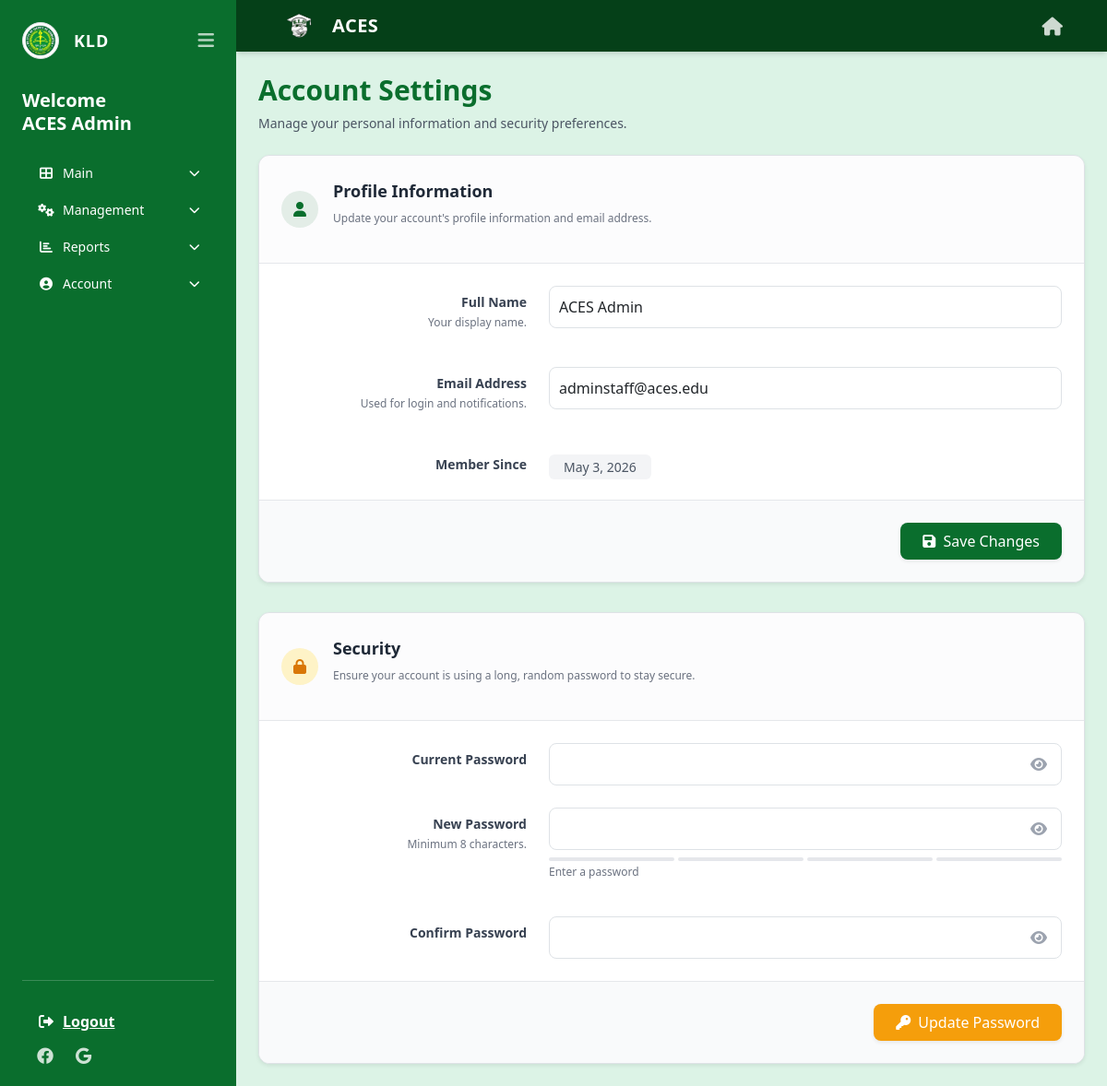
/staff/account.php (signed in), run on the app's committed database.
### tables this page shows
CREATE TABLE `users` (
  `user_id` int(11) NOT NULL,
  `email` varchar(100) NOT NULL,
  `password_hash` varchar(255) NOT NULL,
  `is_verified` tinyint(1) NOT NULL DEFAULT 0,
  `verification_token` varchar(64) DEFAULT NULL,
  `verification_expires` datetime DEFAULT NULL,
  `reset_token` varchar(64) DEFAULT NULL,
  `reset_expires` datetime DEFAULT NULL,
  `full_name` varchar(100) NOT NULL,
  `role` enum('student','staff') NOT NULL,
  `staff_role` varchar(50) DEFAULT NULL,
  `is_active` tinyint(1) NOT NULL DEFAULT 1,
  `created_by` int(11) DEFAULT NULL,
  `created_at` datetime DEFAULT current_timestamp(),
  `pending_email` varchar(255) DEFAULT NULL,
  `email_change_pin` varchar(6) DEFAULT NULL,
  `email_pin_expiry` datetime DEFAULT NULL
);

### includes/auth.php (called while the page is built, shortened)
<?php
function isViewer() {
    $role = $_SESSION['staff_role'] ?? 'viewer';
    return $role === 'viewer' || $role === '' || $role === null;
}
?>

### staff/account.php (the view, shortened to what this page needs)
<?php
require_once __DIR__ . '/../includes/auth.php';
$stmt = $pdo->prepare("SELECT full_name FROM users WHERE user_id = ?");
$stmt->execute([$_SESSION['user_id']]);
$staff = $stmt->fetch();
$staff_name = $staff['full_name'];
$stmt_user = $pdo->prepare("SELECT email, full_name, created_at FROM users WHERE user_id = ?");
$stmt_user->execute([$_SESSION['user_id']]);
$user_data = $stmt_user->fetch();
?>
<!DOCTYPE html>
<html lang="en" class="h-full">
<head>
    <link rel="stylesheet" href="../assets/css/tailwind.css">
    <link href="https://cdn.jsdelivr.net/npm/bootstrap@5.3.0/dist/css/bootstrap.min.css" rel="stylesheet">
    <link rel="stylesheet" href="https://cdnjs.cloudflare.com/ajax/libs/font-awesome/6.0.0/css/all.min.css">
</head>
<body class="bg-[#dcf3e6] font-sans h-screen flex flex-col md:flex-row">
<?php include '../includes/staff_sidebar.php'; ?>
<div class="flex-1 flex flex-col overflow-hidden">
    <?php include '../includes/header.php'; ?>
    <main class="flex-1 p-4 md:p-8 overflow-y-auto no-scrollbar">
        <div class="mb-6">
            <h1 class="text-3xl font-bold text-[#0a6e2d]">Account Settings</h1>
            <p class="text-sm text-gray-600 mt-1">Manage your personal information and security preferences.</p>
        </div>
        <div class="max-w-4xl mx-auto space-y-8">
            <div class="bg-white rounded-xl shadow-sm border border-gray-200 overflow-hidden">
                <div class="px-6 py-4 border-b border-gray-200 bg-gray-50/50 flex items-center gap-3">
                    <div class="h-10 w-10 rounded-full bg-[#0a6e2d]/10 flex items-center justify-center text-[#0a6e2d]">
                        <i class="fas fa-user"></i>
                    </div>
                    <div>
                        <h3 class="text-lg font-bold text-gray-800">Profile Information</h3>
                        <p class="text-xs text-gray-500">Update your account's profile information and email address.</p>
                    </div>
                </div>
                <form method="POST">
                    <div class="p-6 space-y-6">
                        <div class="grid grid-cols-1 md:grid-cols-3 gap-6 items-start">
                            <div class="md:text-right pt-2">
                                <label class="block text-sm font-bold text-gray-700">Full Name</label>
                                <p class="text-xs text-gray-500 mt-1">Your display name.</p>
                            </div>
                            <div class="md:col-span-2">
                                <input type="text" name="full_name" value="<?= htmlspecialchars($user_data['full_name']) ?>" class="w-full border border-gray-300 rounded-lg p-2.5 focus:ring-2 focus:ring-[#0a6e2d] focus:border-[#0a6e2d] transition-shadow" required>
                            </div>
                        </div>
                        <div class="grid grid-cols-1 md:grid-cols-3 gap-6 items-start">
                            <div class="md:text-right pt-2">
                                <label class="block text-sm font-bold text-gray-700">Email Address</label>
                                <p class="text-xs text-gray-500 mt-1">Used for login and notifications.</p>
                            </div>
                            <div class="md:col-span-2">
                                <input type="email" name="email" value="<?= htmlspecialchars($user_data['email']) ?>" class="w-full border border-gray-300 rounded-lg p-2.5 focus:ring-2 focus:ring-[#0a6e2d] focus:border-[#0a6e2d] transition-shadow" required>
                            </div>
                        </div>
                        <div class="grid grid-cols-1 md:grid-cols-3 gap-6 items-start">
                            <div class="md:text-right pt-2">
                                <label class="block text-sm font-bold text-gray-700">Member Since</label>
                            </div>
                            <div class="md:col-span-2 pt-2">
                                <span class="text-sm text-gray-600 bg-gray-100 px-3 py-1 rounded-md"><?= date('F j, Y', strtotime($user_data['created_at'])) ?></span>
                            </div>
                        </div>
                    </div>
                    <div class="px-6 py-4 bg-gray-50 border-t border-gray-200 flex justify-end">
                        <button type="submit" class="bg-[#0a6e2d] hover:bg-[#054018] text-white font-medium py-2 px-6 rounded-lg transition-colors shadow-sm">
                            <i class="fas fa-save mr-1"></i> Save Changes
                        </button>
                    </div>
                </form>
            </div>
            <div class="bg-white rounded-xl shadow-sm border border-gray-200 overflow-hidden">
                <div class="px-6 py-4 border-b border-gray-200 bg-gray-50/50 flex items-center gap-3">
                    <div class="h-10 w-10 rounded-full bg-amber-100 flex items-center justify-center text-amber-600">
                        <i class="fas fa-lock"></i>
                    </div>
                    <div>
                        <h3 class="text-lg font-bold text-gray-800">Security</h3>
                        <p class="text-xs text-gray-500">Ensure your account is using a long, random password to stay secure.</p>
                    </div>
                </div>
                <form method="POST">
                    <div class="p-6 space-y-6">
                        <div class="grid grid-cols-1 md:grid-cols-3 gap-6 items-start">
                            <div class="md:text-right pt-2">
                                <label class="block text-sm font-bold text-gray-700">Current Password</label>
                            </div>
                            <div class="md:col-span-2 relative">
                                <input type="password" name="current_password" id="current_password" class="w-full border border-gray-300 rounded-lg p-2.5 pr-10 focus:ring-2 focus:ring-[#0a6e2d] focus:border-[#0a6e2d] transition-shadow" required>
                                <button type="button" class="absolute inset-y-0 right-0 px-3 flex items-center text-gray-400 hover:text-gray-600 toggle-password" data-target="current_password">
                                    <i class="fas fa-eye"></i>
                                </button>
                            </div>
                        </div>
                        <div class="grid grid-cols-1 md:grid-cols-3 gap-6 items-start">
                            <div class="md:text-right pt-2">
                                <label class="block text-sm font-bold text-gray-700">New Password</label>
                                <p class="text-xs text-gray-500 mt-1">Minimum 8 characters.</p>
                            </div>
                            <div class="md:col-span-2">
                                <div class="relative">
                                    <input type="password" name="new_password" id="new_password" class="w-full border border-gray-300 rounded-lg p-2.5 pr-10 focus:ring-2 focus:ring-[#0a6e2d] focus:border-[#0a6e2d] transition-shadow" required minlength="8">
                                    <button type="button" class="absolute inset-y-0 right-0 px-3 flex items-center text-gray-400 hover:text-gray-600 toggle-password" data-target="new_password">
                                        <i class="fas fa-eye"></i>
                                    </button>
                                </div>
                                <div class="mt-2 flex gap-1 h-1">
                                    <div class="flex-1 rounded-full bg-gray-200" id="strength-1"></div>
                                    <div class="flex-1 rounded-full bg-gray-200" id="strength-2"></div>
                                    <div class="flex-1 rounded-full bg-gray-200" id="strength-3"></div>
                                    <div class="flex-1 rounded-full bg-gray-200" id="strength-4"></div>
                                </div>
                                <p class="text-xs text-gray-500 mt-1" id="strength-text">Enter a password</p>
                            </div>
                        </div>
                        <div class="grid grid-cols-1 md:grid-cols-3 gap-6 items-start">
                            <div class="md:text-right pt-2">
                                <label class="block text-sm font-bold text-gray-700">Confirm Password</label>
                            </div>
                            <div class="md:col-span-2 relative">
                                <input type="password" name="confirm_password" id="confirm_password" class="w-full border border-gray-300 rounded-lg p-2.5 pr-10 focus:ring-2 focus:ring-[#0a6e2d] focus:border-[#0a6e2d] transition-shadow" required minlength="8">
                                <button type="button" class="absolute inset-y-0 right-0 px-3 flex items-center text-gray-400 hover:text-gray-600 toggle-password" data-target="confirm_password">
                                    <i class="fas fa-eye"></i>
                                </button>
                            </div>
                        </div>
                    </div>
                    <div class="px-6 py-4 bg-gray-50 border-t border-gray-200 flex justify-end">
                        <button type="submit" class="bg-amber-500 hover:bg-amber-600 text-white font-medium py-2 px-6 rounded-lg transition-colors shadow-sm">
                            <i class="fas fa-key mr-1"></i> Update Password
                        </button>
                    </div>
                </form>
            </div>
        </div>
    </main>
</div>
</body>
</html>

### includes/staff_sidebar.php (shortened to what this page needs)
<aside id="staffSidebar" class="hidden md:flex w-64 bg-[#0a6e2d] text-white flex-col p-4 shrink-0 h-screen sticky top-0 transition-all duration-300 overflow-y-auto">
    <div>
        <div class="flex items-center justify-between mb-8">
            <div class="flex items-center gap-3" id="sidebarBrand">
                <img src="../assets/images/kld_logo.png" class="w-10 h-10 rounded-full border border-white/20 bg-white p-0.5 object-contain" alt="KLD">
                <span class="font-bold tracking-wider text-lg sidebar-text">KLD</span>
            </div>
            <button id="sidebarToggleBtn" class="text-white/70 hover:text-white text-xl focus:outline-none">
                <i class="fas fa-bars"></i>
            </button>
        </div>
        <div class="mb-6 sidebar-text">
            <h2 class="text-xl font-bold leading-tight">Welcome<br><?= htmlspecialchars($staff_name) ?></h2>
        </div>
        <nav class="space-y-1 text-sm">
            <div class="sidebar-group">
                <button class="group-header flex items-center justify-between w-full text-left text-white hover:text-green-200 hover:bg-white/10 rounded-lg px-3 py-2 transition-colors">
                    <span><i class="fas fa-th-large mr-2 w-5 text-center"></i><span class="sidebar-text">Main</span></span>
                    <i class="fas fa-chevron-down text-xs transition-transform duration-200 sidebar-text"></i>
                </button>
            </div>
            <?php if (!isViewer()): ?>
            <div class="sidebar-group">
                <button class="group-header flex items-center justify-between w-full text-left text-white hover:text-green-200 hover:bg-white/10 rounded-lg px-3 py-2 transition-colors">
                    <span><i class="fas fa-cogs mr-2 w-5 text-center"></i><span class="sidebar-text">Management</span></span>
                    <i class="fas fa-chevron-down text-xs transition-transform duration-200 sidebar-text"></i>
                </button>
            </div>
            <?php endif; ?>
            <div class="sidebar-group">
                <button class="group-header flex items-center justify-between w-full text-left text-white hover:text-green-200 hover:bg-white/10 rounded-lg px-3 py-2 transition-colors">
                    <span><i class="fas fa-chart-bar mr-2 w-5 text-center"></i><span class="sidebar-text">Reports</span></span>
                    <i class="fas fa-chevron-down text-xs transition-transform duration-200 sidebar-text"></i>
                </button>
            </div>
            <div class="sidebar-group">
                <button class="group-header flex items-center justify-between w-full text-left text-white hover:text-green-200 hover:bg-white/10 rounded-lg px-3 py-2 transition-colors">
                    <span><i class="fas fa-user-circle mr-2 w-5 text-center"></i><span class="sidebar-text">Account</span></span>
                    <i class="fas fa-chevron-down text-xs transition-transform duration-200 sidebar-text"></i>
                </button>
            </div>
        </nav>
    </div>
    <div class="mt-auto pt-4 border-t border-white/20">
        <a href="../logout.php" class="block text-white font-bold hover:text-red-300 hover:bg-white/10 rounded-lg px-3 py-2 transition-colors sidebar-text mb-2">
            <i class="fas fa-sign-out-alt mr-2 w-5 text-center"></i><span class="sidebar-text">Logout</span>
        </a>
        <div class="flex gap-4 text-lg opacity-80 sidebar-text px-3">
            <i class="fa-brands fa-facebook cursor-pointer hover:text-white"></i>
            <i class="fa-brands fa-google cursor-pointer hover:text-white"></i>
        </div>
    </div>
</aside>

### staff/account.php (style rules this page uses)
html, body { height: 100%; margin: 0; padding: 0; }
.no-scrollbar { -ms-overflow-style: none; scrollbar-width: none; }

### data on the page
users: full_name "ACES Admin", email "adminstaff@aces.edu", created_at "May 3, 2026"
